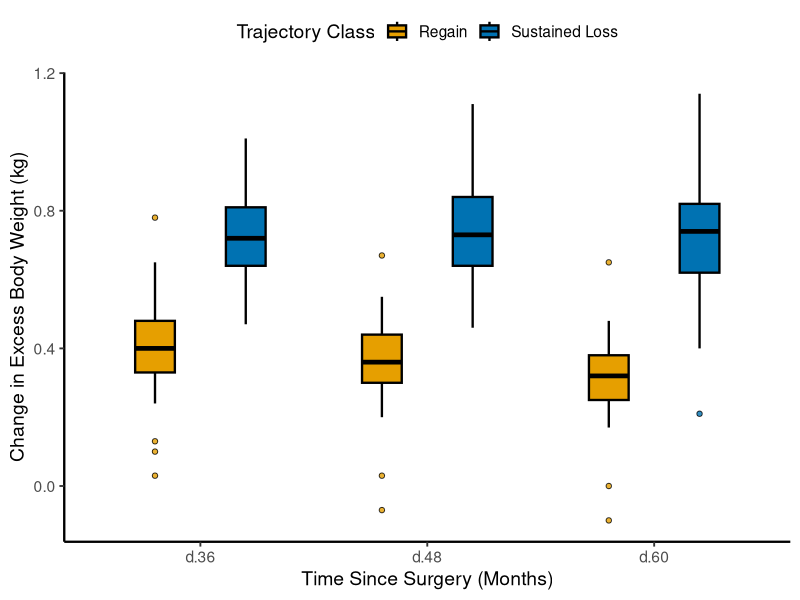

The R source for this figure:
library(ggplot2)
library(svglite)

df = read.csv("data_delta_ebw.csv", stringsAsFactors = FALSE)

outlier_rows = do.call(rbind, lapply(seq_len(nrow(df)), function(i) {
  outs = df$outliers[i]
  if (is.na(outs) || outs == "") return(NULL)
  vals = as.numeric(strsplit(outs, ";")[[1]])
  data.frame(time = df$time[i], class = as.character(df$class[i]), value = vals)
}))

df$class = as.character(df$class)
colors = c("1" = "#E69F00", "2" = "#0072B2")

# Manually compute dodged x positions for outliers to guarantee alignment
dodge_width = 0.8
x_levels = unique(df$time)
offsets = c("1" = -dodge_width / 4, "2" = dodge_width / 4)
outlier_rows$x_pos = as.numeric(factor(outlier_rows$time, levels = x_levels)) +
  offsets[outlier_rows$class]
outlier_rows$fill_col = colors[outlier_rows$class]

p = ggplot(df, aes(x = time, fill = class, group = interaction(time, class))) +
  geom_boxplot(
    aes(ymin = ymin, lower = lower, middle = middle, upper = upper, ymax = ymax),
    stat = "identity",
    position = position_dodge(width = dodge_width),
    width = 0.35, linewidth = 0.8, color = "black", outlier.shape = NA
  ) +
  geom_point(
    data = outlier_rows,
    aes(x = x_pos, y = value),
    fill = outlier_rows$fill_col,
    size = 1.5, alpha = 0.8, shape = 21, color = "black", inherit.aes = FALSE
  ) +
  scale_fill_manual(values = colors, name = "Trajectory Class",
                    labels = c("1" = "Regain", "2" = "Sustained Loss")) +
  labs(
    x = "Time Since Surgery (Months)",
    y = "Change in Excess Body Weight (kg)"
  ) +
  theme_classic(base_size = 14) +
  theme(
    legend.position = "top",
    axis.line = element_line(linewidth = 0.8)
  )

ggsave("figs2_delta_ebw.svg", p, width = 5, height = 4)
